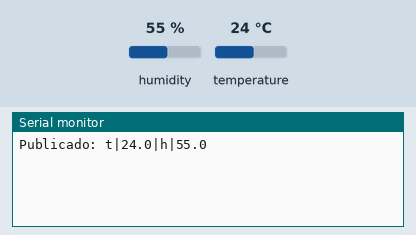
Simulated run of this sketch. Board: ESP32. Shown: the last lines printed to the serial monitor. The inputs (shaded band) are chosen by the test bench; at power-on: humidity 55 %, temperature 24 °C. WiFi joins after 1.5 s; servers stay silent unless stated; no MQTT or app messages arrive unless stated.

Above: at 2.7 s.
2.8 s: humidity set to 22 %
At 7.4 s:
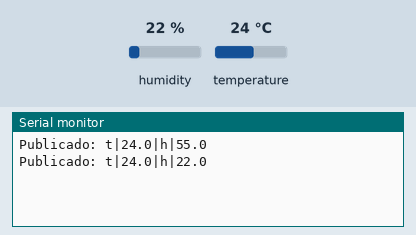
8.8 s: temperature set to 12 °C
At 12.7 s:
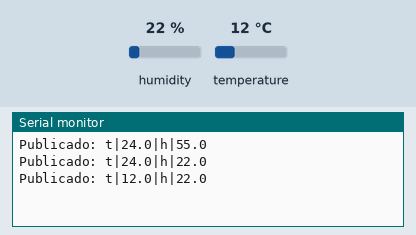
14.8 s: humidity set to 40 %
At 17.9 s:
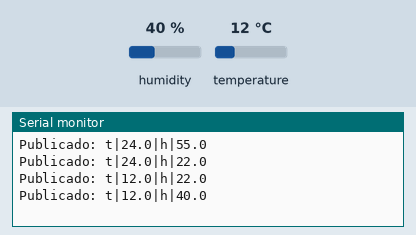
Timing chart, 0 to 19.4 s (numbered marks = the images above; inputs shaded):
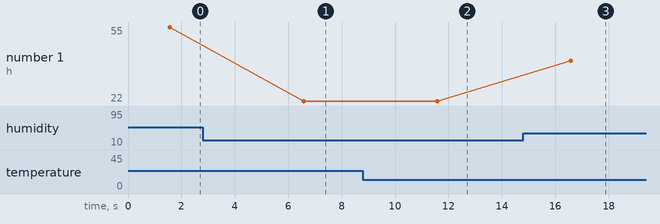

The sketch:

codigo.ino
```cpp
/*
  Projeto IoT – Monitoramento de Temperatura e Umidade com ESP32 + DHT22 + MQTT + FIWARE
  Participantes:
  - Rafael Augusto Carmona RM: 563758
  - Eduardo Tolentino RM: 562169
  - Enzo Hort Ramos RM:561872
*/

#include <WiFi.h>           // Biblioteca para conexão Wi-Fi
#include <PubSubClient.h>   // Biblioteca para comunicação MQTT
#include "DHT.h"            // Biblioteca para o sensor DHT22

// Definições do sensor DHT
#define DHTPIN 15       // Pino conectado ao DHT22 no Wokwi (GPIO15)
#define DHTTYPE DHT22   // Definindo o modelo do sensor

// Inicializa o objeto do sensor DHT
DHT dht(DHTPIN, DHTTYPE);

// Credenciais de rede Wi-Fi (padrão do Wokwi)
const char* ssid = "Wokwi-GUEST";   // Nome da rede Wi-Fi
const char* password = "";          // Sem senha

// Endereço do broker MQTT (IP da VM rodando o IoT Agent)
const char* mqtt_server = "20.116.216.196";

// Criação dos clientes Wi-Fi e MQTT
WiFiClient espClient;
PubSubClient client(espClient);

// Função para conectar ao Wi-Fi
void setup_wifi() {
  delay(10);
  WiFi.begin(ssid, password);  // Inicia a conexão Wi-Fi
  while (WiFi.status() != WL_CONNECTED) {  // Aguarda até conectar
    delay(500);
  }
}

// Função para reconectar ao broker MQTT caso a conexão caia
void reconnect() {
  while (!client.connected()) {
    if (client.connect("ESP32Client")) {   // Nome do cliente no broker
      // Conectado ao broker MQTT
    } else {
      delay(5000);  // Aguarda antes de tentar novamente
    }
  }
}

// Função de inicialização
void setup() {
  Serial.begin(115200);   // Inicia comunicação serial
  dht.begin();            // Inicializa o sensor DHT22
  setup_wifi();           // Conecta ao Wi-Fi
  client.setServer(mqtt_server, 1883); // Configura o servidor MQTT
}

// Loop principal
void loop() {
  if (!client.connected()) {  // Se desconectar do broker, tenta reconectar
    reconnect();
  }
  client.loop();  // Mantém a conexão MQTT ativa

  // Leitura dos valores do sensor
  float h = dht.readHumidity();     // Umidade
  float t = dht.readTemperature();  // Temperatura

  // Verifica se houve erro na leitura
  if (isnan(h) || isnan(t)) {
    Serial.println("Falha ao ler o DHT22!");
    return;
  }

  // Monta a mensagem no formato Ultralight 2.0
  // Exemplo: "t|25.3|h|60.2"
  String payload = "t|" + String(t, 1) + "|h|" + String(h, 1);

  // Publica os dados no tópico MQTT específico do IoT Agent
  client.publish("/TEF/weather001/attrs", payload.c_str());

  // Mostra no monitor serial o que foi publicado
  Serial.print("Publicado: ");
  Serial.println(payload);

  delay(5000); // Aguarda 5 segundos antes de publicar novamente
}
```

Measured:
- after the input at 2.8 s, the serial monitor: prints a new line after 3.8 s (image 1)
- after the input at 8.8 s, the serial monitor: prints a new line after 2.8 s (image 2)
- after the input at 14.8 s, the serial monitor: prints a new line after 1.8 s (image 3)
- plotted number 1: 55 → 22 after the input at 2.8 s, 22 → 40 after the input at 14.8 s
